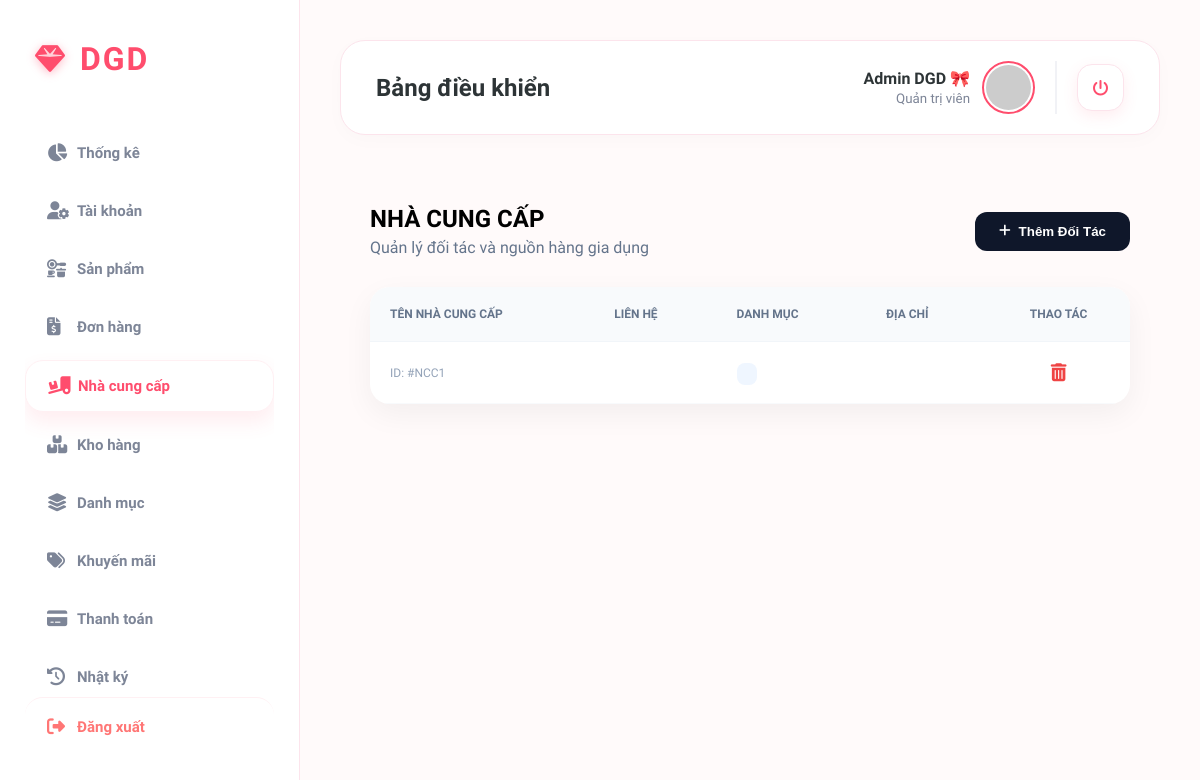
Page /admin/suppliers on the earlier database version.
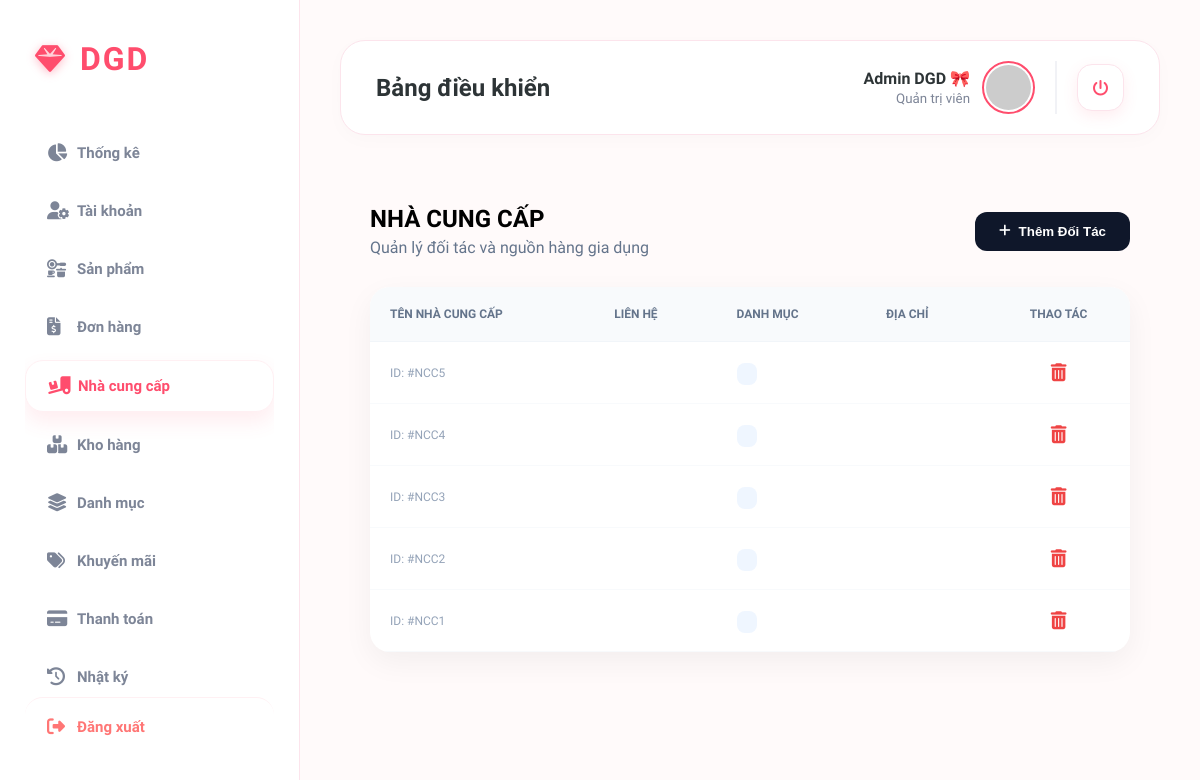
Same page on the later database version.
### tables this page shows
CREATE TABLE nha_cung_cap (
    id INTEGER PRIMARY KEY AUTOINCREMENT,
    tenNhaCungCap TEXT NOT NULL,
    soDienThoai TEXT,
    email TEXT,
    diaChi TEXT
);

### main.py (the view)
@app.route("/admin/suppliers")
def route_suppliers():
    return list_suppliers()

### controllers/supplier_controller.py (called while the page is built)
def list_suppliers():
    suppliers = get_all_suppliers()
    return render_template("admin/suppliers.html", suppliers=suppliers)

### models/supplier_model.py (called while the page is built)
def get_db_connection():
    conn = sqlite3.connect(DB_PATH)
    conn.row_factory = sqlite3.Row
    return conn

def get_all_suppliers():
    conn = get_db_connection()
    suppliers = conn.execute("SELECT * FROM nha_cung_cap ORDER BY id DESC").fetchall()
    conn.close()
    return suppliers

### templates/admin/suppliers.html (shortened to what this page needs)
{% extends "admin/layout.html" %}
{% block content %}
<div style="padding: 30px; font-family: 'Plus Jakarta Sans', sans-serif;">
    <div style="display: flex; justify-content: space-between; align-items: center; margin-bottom: 30px;">
        <div>
            <h2 style="font-weight: 800; margin: 0;">NHÀ CUNG CẤP</h2>
            <p style="color: #64748b; margin: 5px 0 0 0;">Quản lý đối tác và nguồn hàng gia dụng</p>
        </div>
        <button onclick="document.getElementById('modalAdd').style.display='flex'"
                style="background: #0f172a; color: white; border: none; padding: 12px 24px; border-radius: 12px; font-weight: 700; cursor: pointer; display: flex; align-items: center; gap: 8px;">
            <i class="fa-solid fa-plus"></i> Thêm Đối Tác
        </button>
    </div>
    <div style="background: white; border-radius: 20px; box-shadow: 0 10px 30px rgba(0,0,0,0.05); overflow: hidden;">
        <table style="width: 100%; border-collapse: collapse; text-align: left;">
            <thead>
                <tr style="background: #f8fafc; border-bottom: 1px solid #f1f5f9;">
                    <th style="padding: 20px; font-size: 12px; color: #64748b;">TÊN NHÀ CUNG CẤP</th>
                    <th style="padding: 20px; font-size: 12px; color: #64748b;">LIÊN HỆ</th>
                    <th style="padding: 20px; font-size: 12px; color: #64748b;">DANH MỤC</th>
                    <th style="padding: 20px; font-size: 12px; color: #64748b;">ĐỊA CHỈ</th>
                    <th style="padding: 20px; font-size: 12px; color: #64748b; text-align: center;">THAO TÁC</th>
                </tr>
            </thead>
            <tbody>
                {% for s in suppliers %}
                <tr style="border-bottom: 1px solid #f8fafc; transition: 0.3s;" onmouseover="this.style.background='#fff5f7'" onmouseout="this.style.background='transparent'">
                    <td style="padding: 20px;">
                        <div style="font-size: 12px; color: #94a3b8;">ID: #NCC{{ s.id }}</div>
                    </td>
                    <td style="padding: 20px;">
                    </td>
                    <td style="padding: 20px;">
                        <span style="background: #eff6ff; color: #1e40af; padding: 4px 10px; border-radius: 8px; font-size: 12px; font-weight: 700;">
                        </span>
                    </td>
                    <td style="padding: 20px; font-size: 13px; color: #64748b; max-width: 200px;">{{ s.dia_chi }}</td>
                    <td style="padding: 20px; text-align: center;">
                        <a href="/admin/supplier/delete/{{ s.id }}" style="color: #ef4444; font-size: 18px;" onclick="return confirm('Xóa nhà cung cấp này?')">
                            <i class="fa-solid fa-trash-can"></i>
                        </a>
                    </td>
                </tr>
                {% endfor %}
            </tbody>
        </table>
    </div>
</div>
{% endblock %}

Differences in the rows shown:
added nha_cung_cap: id "5"
added nha_cung_cap: id "4"
added nha_cung_cap: id "3"
added nha_cung_cap: id "2"
